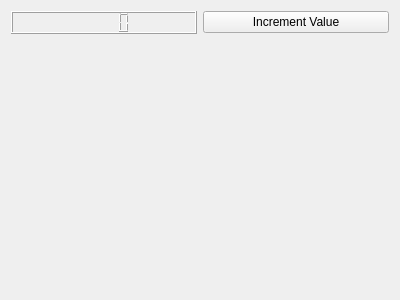
<?xml version="1.0" encoding="UTF-8"?>
<ui version="4.0">
 <class>FirstWidget</class>
 <widget class="QWidget" name="FirstWidget">
  <property name="geometry">
   <rect>
    <x>0</x>
    <y>0</y>
    <width>400</width>
    <height>300</height>
   </rect>
  </property>
  <property name="windowTitle">
   <string>FirstWidget View</string>
  </property>
  <layout class="QGridLayout" name="gridLayout">
   <item row="0" column="0">
    <layout class="QVBoxLayout" name="verticalLayout">
     <item>
      <layout class="QHBoxLayout" name="horizontalLayout">
       <item>
        <widget class="QLCDNumber" name="lcdNumber"/>
       </item>
       <item>
        <widget class="QPushButton" name="pushButton">
         <property name="text">
          <string>Increment Value</string>
         </property>
        </widget>
       </item>
      </layout>
     </item>
     <item>
      <spacer name="verticalSpacer">
       <property name="orientation">
        <enum>Qt::Vertical</enum>
       </property>
       <property name="sizeHint" stdset="0">
        <size>
         <width>20</width>
         <height>40</height>
        </size>
       </property>
      </spacer>
     </item>
    </layout>
   </item>
  </layout>
 </widget>
 <layoutdefault spacing="6" margin="11"/>
 <resources/>
 <connections/>
</ui>
